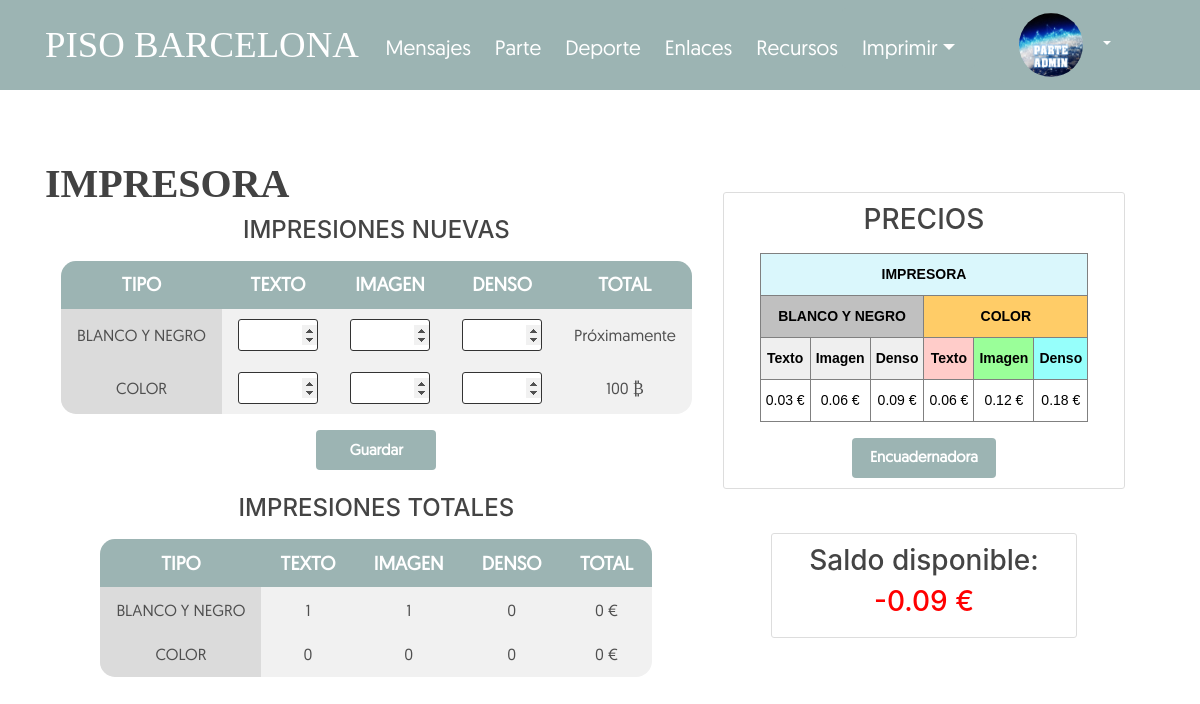
Before: /impresora/ (signed in) with the older database file.
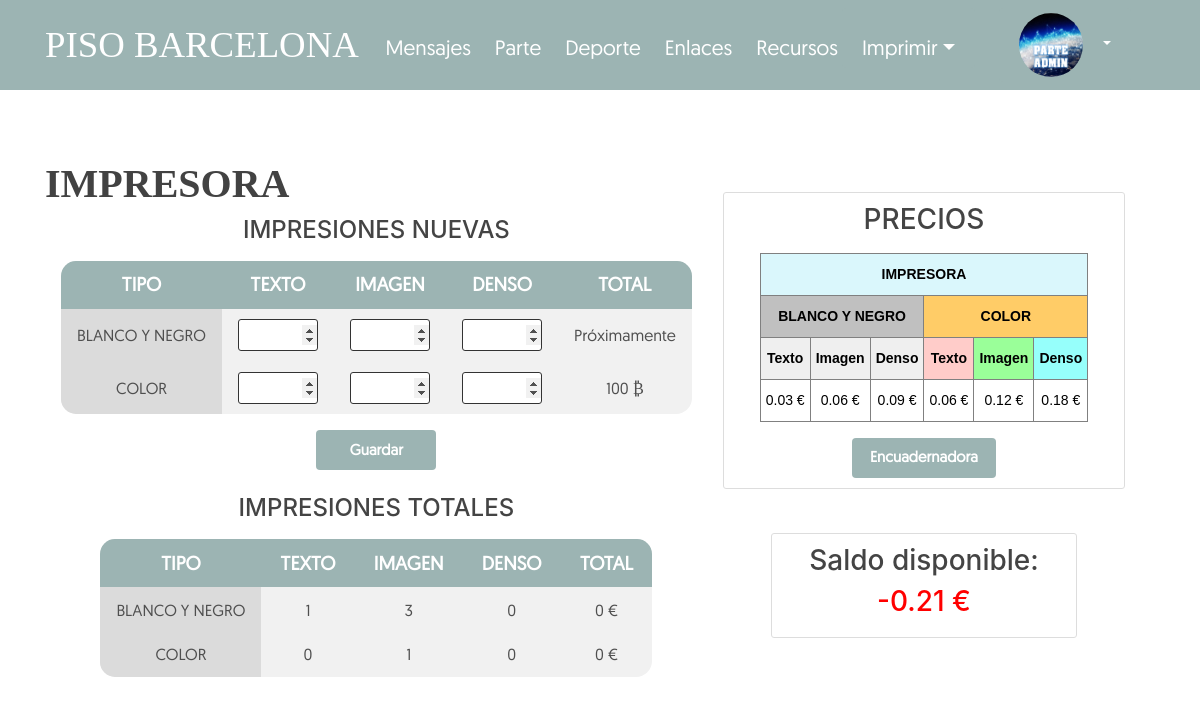
After: the same page with the newer database file.
### users/models.py (models this page shows, shortened)
class Profile(models.Model):
    user = models.OneToOneField(User, on_delete=models.CASCADE)
    image = models.ImageField(default='default.jpg', upload_to='profile_pics')

### blog/models.py (models this page shows, shortened)
class VariablesGlobales(models.Model):
    diadxt = models.IntegerField()
    diaparte = models.IntegerField(default=6)
    precio_tblanco = models.DecimalField(max_digits=5,decimal_places=2,default=0.03)
    precio_iblanco = models.DecimalField(max_digits=5,decimal_places=2,default=0.06)
    precio_dblanco = models.DecimalField(max_digits=5,decimal_places=2,default=0.09)
    precio_tcolor = models.DecimalField(max_digits=5,decimal_places=2,default=0.06)
    precio_icolor = models.DecimalField(max_digits=5,decimal_places=2,default=0.12)
    precio_dcolor = models.DecimalField(max_digits=5,decimal_places=2,default=0.18)
    precio_e6 = models.DecimalField(max_digits=5,decimal_places=2,default=0.15)
    precio_e10 = models.DecimalField(max_digits=5,decimal_places=2,default=0.20)
    precio_e14 = models.DecimalField(max_digits=5,decimal_places=2,default=0.25)
    precio_e20 = models.DecimalField(max_digits=5,decimal_places=2,default=0.30)
    precio_tapa = models.DecimalField(max_digits=5,decimal_places=2,default=0.4)

class Impresor(models.Model):
    msg_id3 = models.AutoField(primary_key=True,default=None)
    user = models.ForeignKey(User, on_delete=models.CASCADE)
    saldo = models.DecimalField(max_digits=5,decimal_places=2,default=0)
    texto_blanco = models.PositiveIntegerField(default=0)
    texto_color = models.PositiveIntegerField(default=0)
    imagen_blanco = models.PositiveIntegerField(default=0)
    imagen_color = models.PositiveIntegerField(default=0)
    denso_blanco = models.PositiveIntegerField(default=0)
    denso_color = models.PositiveIntegerField(default=0)
    e6 = models.PositiveIntegerField(default=0)
    e10 = models.PositiveIntegerField(default=0)
    e14 = models.PositiveIntegerField(default=0)
    e20 = models.PositiveIntegerField(default=0)
    tapas = models.PositiveIntegerField(default=0)

### blog/views.py (the view, shortened to what this page needs)
# urls.py: path('impresora/', views.Impresora, name='blog-impresora'),
@login_required
def Impresora(request):
    user = None
    total_blanco = 0
    total_color = 0
    if request.user.is_authenticated and request.user.username != 'invitado':
        user = request.user
    try:    #Para obtener la respuesta anterior si la hay
        precios = VariablesGlobales.objects.get()
        precio_tblanco = precios.precio_tblanco
        precio_tcolor = precios.precio_tcolor
        precio_iblanco = precios.precio_iblanco
        precio_icolor = precios.precio_icolor
        precio_dblanco = precios.precio_dblanco
        precio_dcolor = precios.precio_dcolor
        answer = Impresor.objects.get(user=user)    #query para sacar la respuesta anterior
        saldo = answer.saldo
        texto_blanco = answer.texto_blanco
        texto_color = answer.texto_color
        imagen_blanco = answer.imagen_blanco
        imagen_color = answer.imagen_color
        denso_blanco = answer.denso_blanco
        denso_color = answer.denso_color
    except Impresor.DoesNotExist:
        saldo = 0
        texto_blanco = 0
        texto_color = 0
        imagen_blanco = 0
        imagen_color = 0
        denso_blanco = 0
        denso_color = 0
        e6 = 0
        e10 = 0
        e14 = 0
        e20 = 0
        tapas = 0
    return render(request, 'blog/impresora.html', {'title': 'Impresora', 'tblanco': texto_blanco, 'tcolor': texto_color, 'iblanco': imagen_blanco,
    'icolor': imagen_color, 'dblanco': denso_blanco, 'dcolor': denso_color, 'saldo': saldo, 'totblanco': total_blanco, 'totcolor': total_color,
    'ptb': precio_tblanco, 'ptc': precio_tcolor, 'pib': precio_iblanco, 'pic': precio_icolor, 'pdb': precio_dblanco, 'pdc': precio_dcolor})

### blog/templates/blog/impresora.html (shortened to what this page needs)
{% extends "blog/base.html" %}
{% block content %}
<div class="row">
    <div class="col-md-7.5">
        <div class="container my-3">
            <h1>IMPRESORA</h1>
            <center><h4>IMPRESIONES NUEVAS</h4></center>
            <form method="post" action="{% url 'blog-impresora' %}">{% csrf_token %}
                <table>
                    <thead>
                    <tr>
                        <th style="border-radius: 15px 0px 0px 0px;">TIPO
                        <th>TEXTO
                        <th>IMAGEN
                        <th>DENSO
                        <th style="border-radius: 0px 15px 0px 0px;">TOTAL
                    </thead>
                    <tbody align="center">
                    <tr>
                        <td style="background-color: rgb(219, 219, 219);">BLANCO Y NEGRO
                        <td><input onblur="SumaBlanco()" type="number" id="tblanco1" name="tblanco1"
                            min="0" max="1000">
                        <td><input onblur="SumaBlanco()" type="number" id="iblanco1" name="iblanco1"
                            min="0" max="1000">
                        <td><input onblur="SumaBlanco()" type="number" id="dblanco1" name="dblanco1"
                            min="0" max="1000">
                        <td>Próximamente
                    <tr>
                        <td style="background-color: rgb(219, 219, 219); border-radius: 0px 0px 0px 15px;">COLOR
                        <td><input onblur="SumaColor()" type="number" id="tcolor1" name="tcolor1"
                            min="0" max="1000">
                        <td><input onblur="SumaColor()" type="number" id="icolor1" name="icolor1"
                            min="0" max="1000">
                        <td><input onblur="SumaColor()" type="number" id="dcolor1" name="dcolor1"
                            min="0" max="1000">
                        <td>100 ₿
                    </tbody>
                </table>
                {% if user.username == 'invitado' %}
                  <center><button class="btn boton-parte" onclick="noAutorizado()">Guardar</button></center>
                {% else %}
                  <center><button type="submit" class="btn boton-parte">Guardar</button></center>
                {% endif %}
            </form>
            <br>
            <center><h4>IMPRESIONES TOTALES</h4>
                <table>
                    <thead>
                    <tr>
                        <th style="border-radius: 15px 0px 0px 0px;">TIPO
                        <th>TEXTO
                        <th>IMAGEN
                        <th>DENSO
                        <th style="border-radius: 0px 15px 0px 0px;">TOTAL
                    </thead>
                    <tbody align="center">
                    <tr>
                        <td style="background-color: rgb(219, 219, 219);">BLANCO Y NEGRO
                        <td>{{ tblanco }}
                        <td>{{ iblanco }}
                        <td>{{ dblanco }}
                        <td>{{ totblanco }} €
                    <tr>
                        <td style="background-color: rgb(219, 219, 219); border-radius: 0px 0px 0px 15px;">COLOR
                        <td>{{ tcolor }}
                        <td>{{ icolor }}
                        <td>{{ dcolor }}
                        <td>{{ totcolor }} €
                    </tbody>
                </table></center>
        </div>
    </div>
    <div class="col-md-4.5">
      <br><br>
        <div class="content-section">
            <center><h3>PRECIOS</h3></center>
              <table class="tg">
              <thead>
                <tr>
                  <th class="tg-uxdp" colspan="6">IMPRESORA</th>
                </tr>
              </thead>
              <tbody>
                <tr>
                  <td class="tg-axxb" colspan="3">BLANCO Y NEGRO</td>
                  <td class="tg-mw2h" colspan="3">COLOR</td>
                </tr>
                <tr>
                  <td class="tg-io4b">Texto</td>
                  <td class="tg-io4b">Imagen</td>
                  <td class="tg-io4b">Denso</td>
                  <td class="tg-ivaq">Texto</td>
                  <td class="tg-2pb4">Imagen</td>
                  <td class="tg-nugf">Denso</td>
                </tr>
                <tr>
                  <td class="tg-af47">{{ ptb }} €</td>
                  <td class="tg-af47">{{ pib }} €</td>
                  <td class="tg-af47">{{ pdb }} €</td>
                  <td class="tg-af47">{{ ptc }} €</td>
                  <td class="tg-af47">{{ pic }} €</td>
                  <td class="tg-af47">{{ pdc }} €</td>
                </tr>
              </tbody>
              </table>
              <a href="{% url 'blog-encuadernadora' %}">
                <center><button class="btn boton-parte" style="width: 40%;">Encuadernadora</button></center>
              </a>
        </div>
        <br>
        <center>
        <div class="col-10">
          <div class="content-section">
            <h3>Saldo disponible: </h3>
            {% if saldo > 0 %}
              <h3 style="color:#008000";>{{ saldo }} €</h3>
            {% else %}
            <h3 style="color:#FF0000";>{{ saldo }} €</h3>
            {% endif %}
          </div>
        </div>
        </center>
    </div>
</div>
{% endblock %}

### blog/templates/blog/base.html (shortened to what this page needs)
{% load static %}
<!DOCTYPE html>
<html>
<head>
    <link rel="stylesheet" href="https://maxcdn.bootstrapcdn.com/bootstrap/4.0.0/css/bootstrap.min.css">
    <link rel="stylesheet" type="text/css" href="{% static 'blog/main.css' %}">
</head>
<body>
    <header class="site-header">
      <nav class="navbar navbar-expand-md navbar-dark bg-steel fixed-top">
        <div class="container">
          <a class="barcelonaheader" href="{% url 'blog-inicio' %}">PISO BARCELONA</a>
          <div class="collapse navbar-collapse" id="navbarToggle">
            <div class="navbar-nav">
                {% if user.is_authenticated %}
                  <a class="menuheader mr-4" href="{% url 'blog-home' %}">Mensajes</a>
                  <a class="menuheader mr-4" href="{% url 'blog-parte' %}">Parte</a>
                  <a class="menuheader mr-4" href="{% url 'blog-deporte' %}">Deporte</a>
                  <a class="menuheader mr-4" href="{% url 'blog-enlaces' %}">Enlaces</a>
                  <a class="menuheader mr-4" href="{% url 'blog-recursos' %}">Recursos</a>
                  <div class="dropdown">
                    <button type="button" class="mr-4 btn btn-secondary2 dropdown-toggle menuheader" data-toggle="dropdown" aria-haspopup="true" aria-expanded="false">Imprimir</button>
                  </div>
                  <div class="dropdown">
                    <button type="button" class="mr-4 btn btn-secondary dropdown-toggle" data-toggle="dropdown" aria-haspopup="true" aria-expanded="false"> <img class="rounded-circle article-img" src="{{ user.profile.image.url }}"></button>
                  </div>
                {% else %}
                  <a class="login mr-4" href="{% url 'login' %}">Iniciar Sesión</a>
                  <a class="login mr-4" href="{% url 'codigoseguridad' %}">Registrarse</a>
                {% endif %}
              </div>
            </div>
          </div>
        </nav>
      </header>
    <main role="main" class="container">
      {% block content %}{% endblock %}
    </main>
  </body>
  </html>

### blog/static/blog/main.css (style rules this page uses)
body { background: #F1F1F1; background: url(/media/background/back.png) no-repeat center center fixed; background-size: cover; color: #333333; padding-top: 18vh; }
h1 { font-weight: bold; color: rgb(66, 66, 66); font-family: 'fuente-titulo'; }
h2, h3, h4, h5 { color: #444444; }
.bg-steel { background-color: #9CB4B3; opacity: 1; height: device-height/10; }
.btn-secondary { background-color: #9CB4B3; box-shadow: none; border: none; color: white; padding: 5px 20px; text-align: center; text-decoration: none; display: inline-block; }
.btn-secondary2 { margin-left: -20px; background-color: #9CB4B3; box-shadow: none; border: none; color: white; padding: 5px 20px; text-align: center; text-decoration: none; display: inline-block; }
.menuheader { color: #ffffff; font-size: 130%; font-family: 'fuente-header2'; padding-top: 3vh; display:inline-block; }
.barcelonaheader { color: #ffffff; font-family: 'fuente-titulo'; font-size: 230%; }
.dropdown { position: relative; display: inline-block; }
.content-section { background: #ffffff; padding: 10px 20px; border: 1px solid #dddddd; border-radius: 3px; margin-bottom: 20px; }
.article-img { width: 4rem; aspect-ratio: 1; margin-right: 16px; }
*, *:before, *:after { margin: 0; padding: 0; box-sizing: border-box; }
table { background: #f1f1f1; border-radius: 1em; border-collapse: collapse; margin: 1em; font-family: 'fuente-header2'; }
th { background: #9CB4B3; color: #ffffff; font-size: 1.2em; font-weight: 900; padding: 0.5em 1em; text-align: center; font-family: 'fuente-header2'; }
td { color: #4f4f4f; padding: 0.65em 1em; font-family: 'fuente-header2'; font-weight: 100; }
tbody tr { transition: background 0.25s ease; }
.boton-parte { font-size:15px; font-weight:bold; font-family: 'fuente-header2'; color:white; background:#9CB4B3; width:120px; height:40px; }
input[type=number] { border: 0.25px solid rgb(51, 51, 51); border-radius: 3px; text-align: center; width: 5rem; height: 2rem; }

### blog/templates/blog/impresora.html (style rules this page uses)
.tg { border-collapse:collapse;border-spacing:0; }
.tg td { border-color:black;border-style:solid;border-width:1px;font-family:Arial, sans-serif;font-size:14px; overflow:hidden;padding:10px 5px;word-break:normal; }
.tg th { border-color:black;border-style:solid;border-width:1px;font-family:Arial, sans-serif;font-size:14px; font-weight:normal;overflow:hidden;padding:10px 5px;word-break:normal; }
.tg .tg-axxb { background-color:#c0c0c0;border-color:inherit;color:#000000;font-weight:bold;text-align:center;vertical-align:top }
.tg .tg-io4b { background-color:#efefef;border-color:inherit;color:#000000;font-weight:bold;text-align:center;vertical-align:top }
.tg .tg-af47 { background-color:#ffffff;border-color:inherit;color:#000000;text-align:center;vertical-align:top }
.tg .tg-mw2h { background-color:#ffcc67;border-color:inherit;color:#000000;font-weight:bold;text-align:center;vertical-align:top }
.tg .tg-uxdp { background-color:#daf7fc;border-color:inherit;color:#000000;font-weight:bold;text-align:center;vertical-align:top }
.tg .tg-ivaq { background-color:#ffccc9;border-color:inherit;color:#000000;font-weight:bold;text-align:center;vertical-align:top }
.tg .tg-2pb4 { background-color:#9aff99;border-color:inherit;color:#000000;font-weight:bold;text-align:center;vertical-align:top }
.tg .tg-nugf { background-color:#96fffb;border-color:inherit;color:#000000;font-weight:bold;text-align:center;vertical-align:top }

Changed rows visible on the page:
changed Impresor: saldo "-0.09" → "-0.21"
Other visible differences:
{{ iblanco }}: "1" → "3"
{{ icolor }}: "0" → "1"
